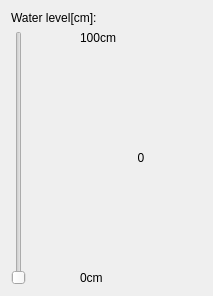
<?xml version="1.0" encoding="UTF-8"?>
<ui version="4.0">
 <class>Widget</class>
 <widget class="QWidget" name="Widget">
  <property name="geometry">
   <rect>
    <x>0</x>
    <y>0</y>
    <width>213</width>
    <height>296</height>
   </rect>
  </property>
  <property name="windowTitle">
   <string>Widget</string>
  </property>
  <layout class="QGridLayout" name="gridLayout_2">
   <item row="0" column="0">
    <layout class="QVBoxLayout" name="verticalLayout_2">
     <item>
      <widget class="QLabel" name="label">
       <property name="text">
        <string>Water level[cm]:</string>
       </property>
      </widget>
     </item>
     <item>
      <layout class="QGridLayout" name="gridLayout">
       <item row="0" column="0">
        <widget class="QSlider" name="verticalSlider">
         <property name="maximum">
          <number>100</number>
         </property>
         <property name="orientation">
          <enum>Qt::Vertical</enum>
         </property>
        </widget>
       </item>
       <item row="0" column="1">
        <spacer name="horizontalSpacer">
         <property name="orientation">
          <enum>Qt::Horizontal</enum>
         </property>
         <property name="sizeType">
          <enum>QSizePolicy::Minimum</enum>
         </property>
         <property name="sizeHint" stdset="0">
          <size>
           <width>48</width>
           <height>13</height>
          </size>
         </property>
        </spacer>
       </item>
       <item row="0" column="2">
        <layout class="QVBoxLayout" name="verticalLayout">
         <item>
          <widget class="QLabel" name="label_2">
           <property name="text">
            <string>100cm</string>
           </property>
          </widget>
         </item>
         <item>
          <spacer name="verticalSpacer">
           <property name="orientation">
            <enum>Qt::Vertical</enum>
           </property>
           <property name="sizeHint" stdset="0">
            <size>
             <width>20</width>
             <height>40</height>
            </size>
           </property>
          </spacer>
         </item>
         <item>
          <widget class="QLabel" name="label_4">
           <property name="text">
            <string>0</string>
           </property>
           <property name="alignment">
            <set>Qt::AlignCenter</set>
           </property>
          </widget>
         </item>
         <item>
          <spacer name="verticalSpacer_2">
           <property name="orientation">
            <enum>Qt::Vertical</enum>
           </property>
           <property name="sizeHint" stdset="0">
            <size>
             <width>20</width>
             <height>40</height>
            </size>
           </property>
          </spacer>
         </item>
         <item>
          <widget class="QLabel" name="label_3">
           <property name="text">
            <string>0cm</string>
           </property>
          </widget>
         </item>
        </layout>
       </item>
      </layout>
     </item>
    </layout>
   </item>
  </layout>
 </widget>
 <layoutdefault spacing="6" margin="11"/>
 <resources/>
 <connections>
  <connection>
   <sender>verticalSlider</sender>
   <signal>sliderMoved(int)</signal>
   <receiver>label_4</receiver>
   <slot>setNum(int)</slot>
   <hints>
    <hint type="sourcelabel">
     <x>19</x>
     <y>159</y>
    </hint>
    <hint type="destinationlabel">
     <x>167</x>
     <y>155</y>
    </hint>
   </hints>
  </connection>
 </connections>
</ui>
